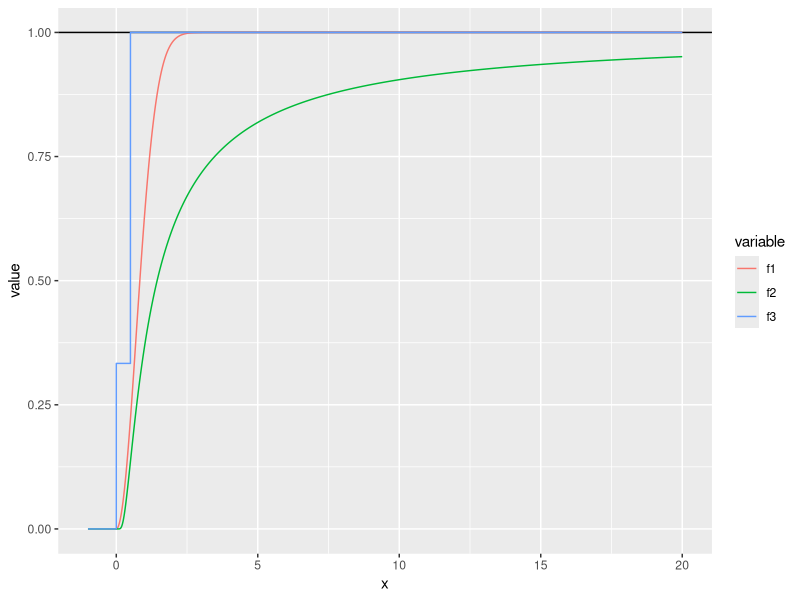
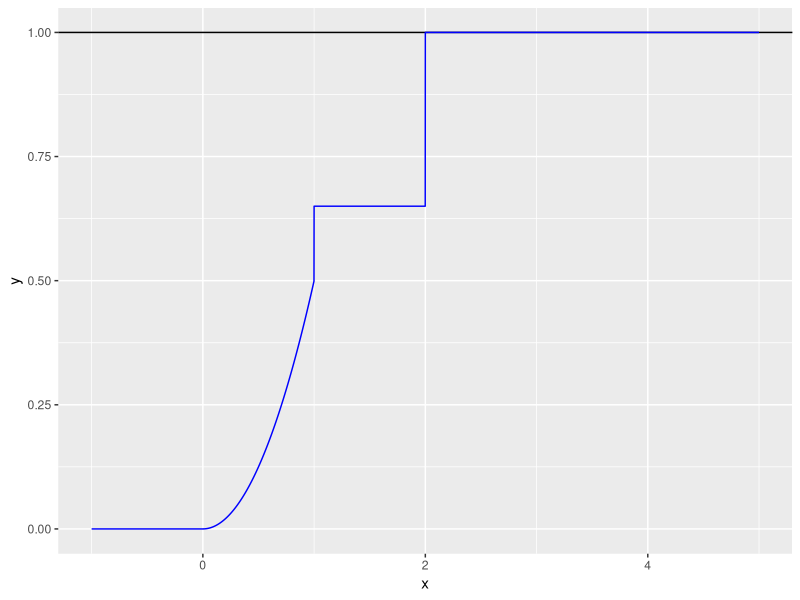
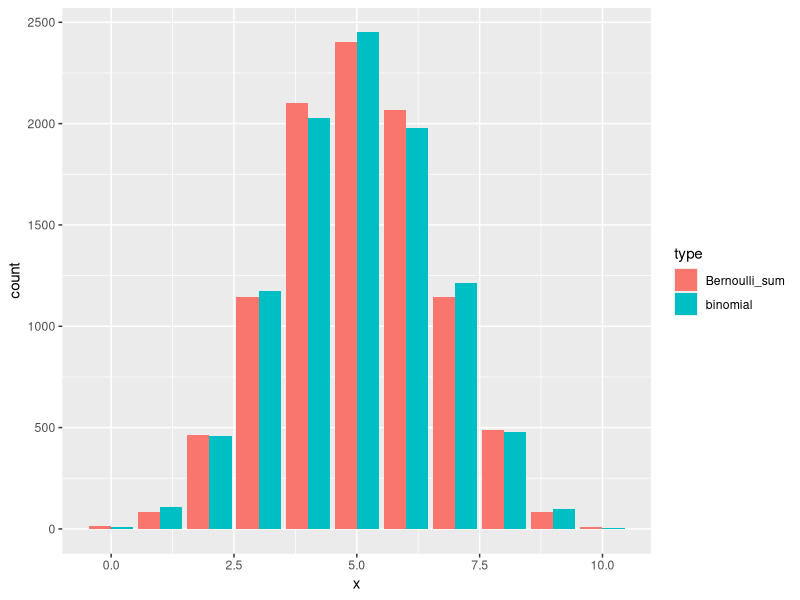
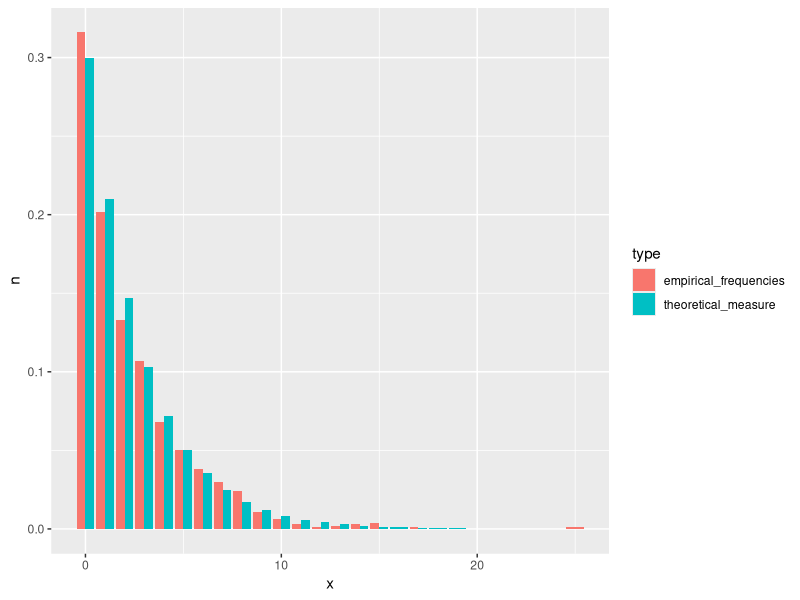
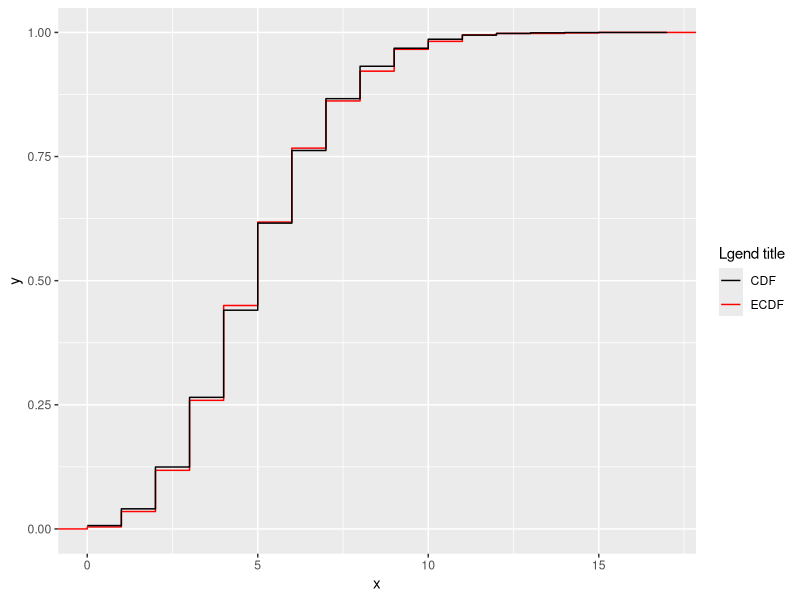
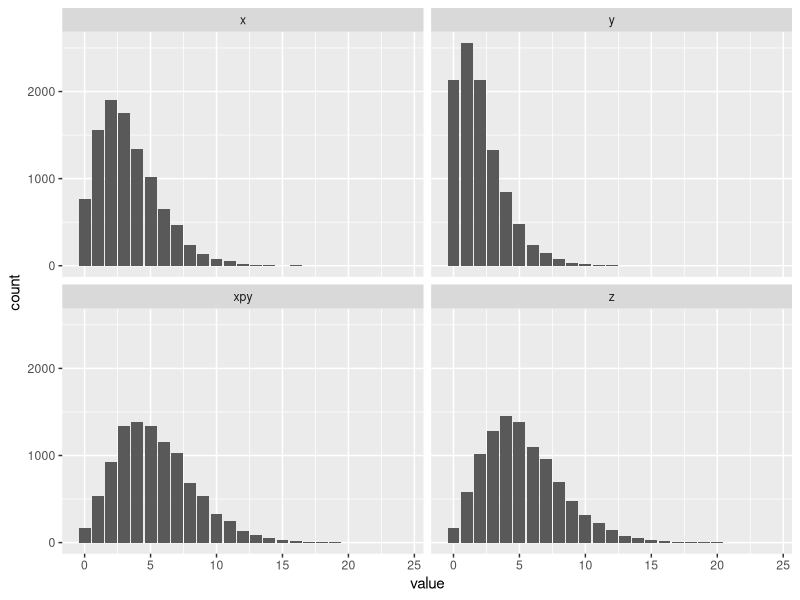
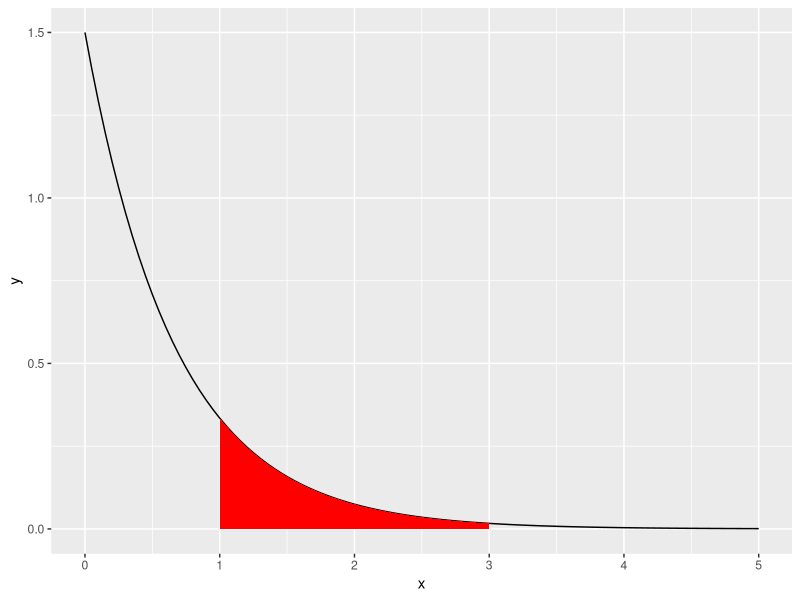
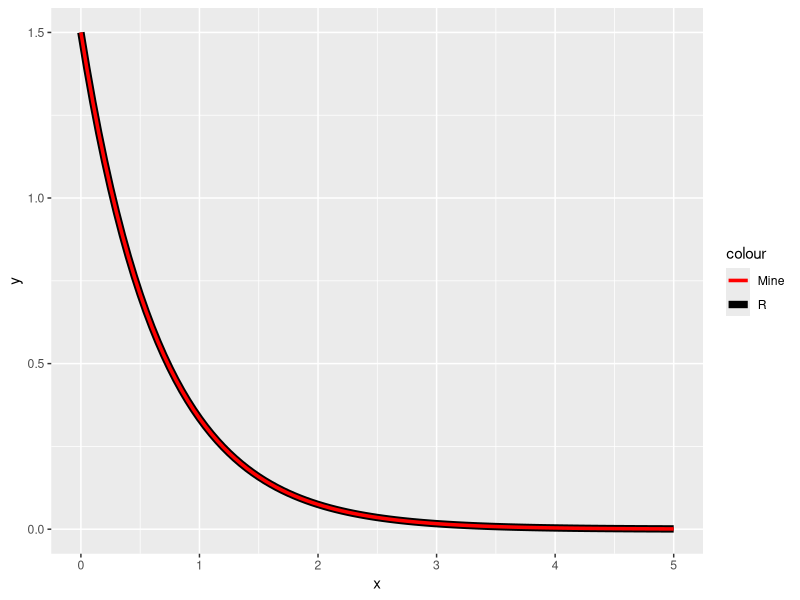

Generate these figures, in order, with R:
## ---- chunk 1
togs <- TRUE
library(ggplot2)
library(dplyr)
library(reshape2)
library(tidyr)
# togs <- FALSE
## ---- chunk 2
f1 <- function (x) {
  tmp        <- 1 - exp(-x^2)
  tmp[x < 0] <- 0
  return(tmp)
}

f2 <- function (x) {
  tmp         <- exp(-(1 / x))
  tmp[x <= 0] <- 0
  return(tmp)
}

f3 <- function (x) {
  tmp           <- x
  tmp[x == x]   <- 1
  tmp[x <= 0.5] <- 1/3
  tmp[x <= 0]   <- 0
  return(tmp)
}

cdf_data <- tibble(x  = seq(-1, 20, by = 0.001),
                   f1 = f1(x),
                   f2 = f2(x),
                   f3 = f3(x)) %>%
  melt(id.vars = "x")

# geo_plot <- ggplot(data = data.frame(x = seq(-1, 10, by = 0.01)), aes(x = x)) +
#   stat_function(aes(color = "f1"), fun = f1) +
#   stat_function(aes(color = "f2"), fun = f2) +
#   stat_function(aes(color = "f3"), fun = f3) +
#   geom_hline(yintercept = 1)
# plot(geo_plot)

cdf_plot <- ggplot(data = cdf_data, aes(x = x, y = value, color = variable)) +
  geom_hline(yintercept = 1) +
  geom_line()
plot(cdf_plot)
## ---- chunk 3
f1 <- function (x, p) {
  tmp          <- x
  tmp[x >= 2]  <- 0.5 + (p * 0.5) + ((1-p) * 0.5)
  tmp[x < 2]   <- 0.5 + (p * 0.5) 
  tmp[x < 1]   <- (x[x < 1])^2 / 2
  tmp[x < 0]   <- 0
  return(tmp)
}

cdf_data <- tibble(x = seq(-1, 5, by = 0.001), y = f1(x, 0.3))
cdf_plot <- ggplot(data = cdf_data, aes(x = x, y = y)) +
  geom_hline(yintercept = 1) +
  geom_line(color = "blue")
plot(cdf_plot)

## ---- chunk 4
set.seed(1)
nsamps        <- 10000
binom_samp    <- rbinom(nsamps, size = 10, prob = 0.5)
bernoulli_mat <- matrix(data = NA, nrow = nsamps, ncol = 10)
for (i in 1:nsamps) {
  bernoulli_mat[i, ] <- rbinom(10, size = 1, prob = 0.5)
}
bern_samp <- apply(bernoulli_mat, 1, sum)
b_data    <- tibble(x    = c(binom_samp, bern_samp), 
                    type = c(rep("binomial", 10000), rep("Bernoulli_sum", 10000)))
b_plot    <- ggplot(data = b_data, aes(x = x, fill = type)) +
  geom_bar(position = "dodge")
plot(b_plot)
## ---- chunk 5
set.seed(1)
geo_samp <- rgeom(n = 1000, prob = 0.3)
geo_samp <- data.frame(x = geo_samp) %>%
  count(x) %>%
  mutate(n = n / 1000, type = "empirical_frequencies") %>%
  bind_rows(data.frame(x = 0:20, n = dgeom(0:20, prob = 0.3), type = "theoretical_measure"))

geo_plot <- ggplot(data = geo_samp, aes(x = x, y = n, fill = type)) +
  geom_bar(stat="identity", position = "dodge")
plot(geo_plot)
## ---- chunk 6
set.seed(1)
pois_samp <- rpois(n = 1000, lambda = 5)
pois_samp <- data.frame(x = pois_samp)
pois_plot <- ggplot(data = pois_samp, aes(x = x, colour = "ECDF")) +
  stat_ecdf(geom = "step") +
  geom_step(data = tibble(x = 0:17, y = ppois(x, 5)), aes(x = x, y = y, colour = "CDF")) +
  scale_colour_manual("Lgend title", values = c("black", "red"))
plot(pois_plot)
## ---- chunk 7
set.seed(1)
nsamps <- 10000
x      <- rnbinom(nsamps, size = 5, prob = 0.6)
y      <- rnbinom(nsamps, size = 3, prob = 0.6)
xpy    <- x + y
z      <- rnbinom(nsamps, size = 8, prob = 0.6)
samps  <- tibble(x, y, xpy, z)
samps  <- melt(samps)
ggplot(data = samps, aes(x = value)) +
  geom_bar() +
  facet_wrap(~ variable)

## ---- chunk 8
set.seed(1)
nsamps <- 1000
samps  <- rexp(nsamps, rate = 1.5)
sum(samps >= 1 & samps <= 3) / nsamps
exp_plot <- ggplot(data.frame(x = seq(0, 5, by = 0.01)), aes(x = x)) +
  stat_function(fun = dexp, args = list(rate = 1.5)) +
  stat_function(fun = dexp, args = list(rate = 1.5), xlim = c(1,3), geom = "area", fill = "red")
plot(exp_plot)
## ---- chunk 9
exp_pdf <- function(x, lambda) {
  return (lambda * exp(-lambda * x))
}

exp_cdf <- function(x, lambda) {
  return (1 - exp(-lambda * x))
}

exp_quant <- function(q, lambda) {
  return (-(log(1 - q) / lambda))
}

ggplot(data = data.frame(x = seq(0, 5, by = 0.01)), aes(x = x)) +
  stat_function(fun = dexp, args = list(rate = 1.5), aes(color = "R"), size = 2.5) +
  stat_function(fun = exp_pdf, args = list(lambda = 1.5), aes(color = "Mine"), size = 1.2) +
  scale_color_manual(values = c("red", "black"))

ggplot(data = data.frame(x = seq(0, 5, by = 0.01)), aes(x = x)) +
  stat_function(fun = pexp, args = list(rate = 1.5), aes(color = "R"), size = 2.5) +
  stat_function(fun = exp_cdf, args = list(lambda = 1.5), aes(color = "Mine"), size = 1.2) +
  scale_color_manual(values = c("red", "black"))

ggplot(data = data.frame(x = seq(0, 1, by = 0.01)), aes(x = x)) +
  stat_function(fun = qexp, args = list(rate = 1.5), aes(color = "R"), size = 2.5) +
  stat_function(fun = exp_quant, args = list(lambda = 1.5), aes(color = "Mine"), size = 1.2) +
  scale_color_manual(values = c("red", "black"))
## ---- chunk 10
set.seed(1)
a         <- -1
b         <- 3
nsamps    <- 10000
unif_samp <- runif(nsamps, a, b)
mu_x      <- mean(unif_samp)
new_samp  <- unif_samp - mu_x
quantile(new_samp, probs = 1/5)
punif(-0.2, -1, 3)
## ---- chunk 11
set.seed(1)
ggplot(data = data.frame(x = seq(0, 1, by = 0.01)), aes(x = x)) +
  stat_function(fun = dbeta, args = list(shape1 = 2, shape2 = 2), aes(color = "alpha = 0.5")) +
  stat_function(fun = dbeta, args = list(shape1 = 4, shape2 = 1), aes(color = "alpha = 4")) +
  stat_function(fun = dbeta, args = list(shape1 = 1, shape2 = 4), aes(color = "alpha = 1")) +
  stat_function(fun = dbeta, args = list(shape1 = 2, shape2 = 5), aes(color = "alpha = 25")) +
  stat_function(fun = dbeta, args = list(shape1 = 0.1, shape2 = 0.1), aes(color = "alpha = 0.1"))

## ---- chunk 12
set.seed(1)
nsamps <- 1000
samps  <- rbeta(nsamps, 2, 5)
ggplot(data = data.frame(x = samps), aes(x = x)) +
  geom_histogram(aes(y = ..density..), color = "black") +
  stat_function(data  = data.frame(x = seq(0, 1, by = 0.01)), aes(x = x), 
                fun   = dbeta, 
                args  = list(shape1 = 2, shape2 = 5), 
                color = "red", 
                size  = 1.2)

## ---- chunk 13
set.seed(1)
ggplot(data = data.frame(x = seq(0, 25, by = 0.01)), aes(x = x)) +
  stat_function(fun = pgamma, args = list(shape = 1, rate = 1), aes(color = "Gamma(1,1)")) +
  stat_function(fun = pgamma, args = list(shape = 10, rate = 1), aes(color = "Gamma(10,1)")) +
  stat_function(fun = pgamma, args = list(shape = 1, rate = 10), aes(color = "Gamma(1,10)"))

## ---- chunk 14
set.seed(1)
# b
ggplot(data = data.frame(x = seq(-15, 15, by = 0.01)), aes(x = x)) +
  stat_function(fun = dnorm, args = list(mean = 0, sd = 1), aes(color = "sd = 1")) +
  stat_function(fun = dnorm, args = list(mean = 0, sd = 0.4), aes(color = "sd = 0.1")) +
  stat_function(fun = dnorm, args = list(mean = 0, sd = 2), aes(color = "sd = 2")) +
  stat_function(fun = dnorm, args = list(mean = 0, sd = 5), aes(color = "sd = 5"))

# c
mean_par   <- 50
nsamps     <- 100000
pois_samps <- rpois(nsamps, lambda = mean_par)
norm_samps <- rnorm(nsamps, mean = mean_par, sd = sqrt(mean_par))
my_plot    <- ggplot() +
  geom_bar(data = tibble(x = pois_samps), aes(x = x, y = (..count..)/sum(..count..))) +
  geom_density(data = tibble(x = norm_samps), aes(x = x), color = "red")
plot(my_plot)
## ---- chunk 15
# b
set.seed(1)
logit_pdf <- function (x, mu, s) {
  return ((exp(-(x - mu)/(s))) / (s * (1 + exp(-(x - mu)/(s)))^2))
}
nl_plot <- ggplot(data = data.frame(x = seq(-12, 12, by = 0.01)), aes(x = x)) +
  stat_function(fun = dnorm, args = list(mean = 0, sd = 2), aes(color = "normal")) +
  stat_function(fun = logit_pdf, args = list(mu = 0, s = sqrt(12/pi^2)), aes(color = "logit"))
plot(nl_plot)

nl_plot <- ggplot(data = data.frame(x = seq(5, 10, by = 0.01)), aes(x = x)) +
  stat_function(fun = dnorm, args = list(mean = 0, sd = 2), aes(color = "normal")) +
  stat_function(fun = logit_pdf, args = list(mu = 0, s = sqrt(12/pi^2)), aes(color = "logit"))
plot(nl_plot)


# c
logit_cdf <- function (x, mu, s) {
  return (1 / (1 + exp(-(x - mu) / s)))
}

p_logistic <- 1 - logit_cdf(4, 0, sqrt(12/pi^2)) + logit_cdf(-4, 0, sqrt(12/pi^2))
p_norm     <- 1 - pnorm(4, 0, 2) + pnorm(-4, 0, 2)
p_logistic
p_norm
# Logistic distribution has wider tails, therefore the probability of larger
# absolute values is higher.
## ---- chunk 16
set.seed(1)
nsamps   <- 10000
mu       <- 0.5
sigma    <- 0.4
ln_samps <- rlnorm(nsamps, mu, sigma)
ln_plot  <- ggplot(data = data.frame(x = ln_samps), aes(x = x)) +
  geom_histogram(color = "black")
plot(ln_plot)

norm_samps <- log(ln_samps)
n_plot     <- ggplot(data = data.frame(x = norm_samps), aes(x = x)) +
  geom_histogram(aes(y = ..density..), color = "black") +
  stat_function(fun = dnorm, args = list(mean = mu, sd = sigma), color = "red")
plot(n_plot)
## ---- chunk 17
set.seed(1)
nsamps <- 10000
beta   <- 4
generate_exp <- function (n, beta) {
  tmp <- runif(n)
  X   <- qexp(tmp, beta)
  return (X)
}
df <- tibble("R"           = rexp(nsamps, beta), 
             "myGenerator" = generate_exp(nsamps, beta)) %>%
  gather()
ggplot(data = df, aes(x = value, fill = key)) +
  geom_histogram(position = "dodge")

